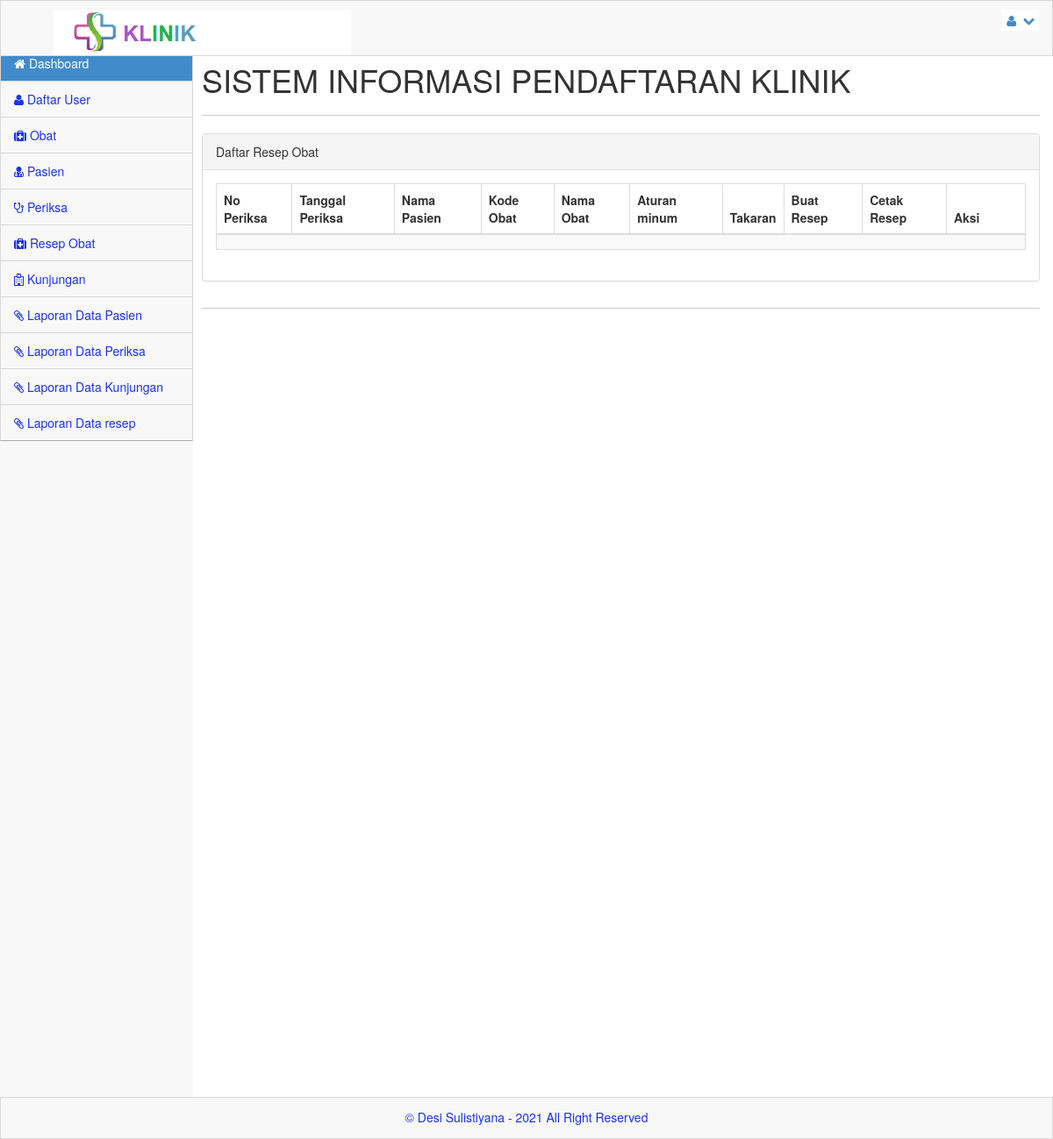
The app's page /admin/index.php?menu=resep_obat (signed in), older data.
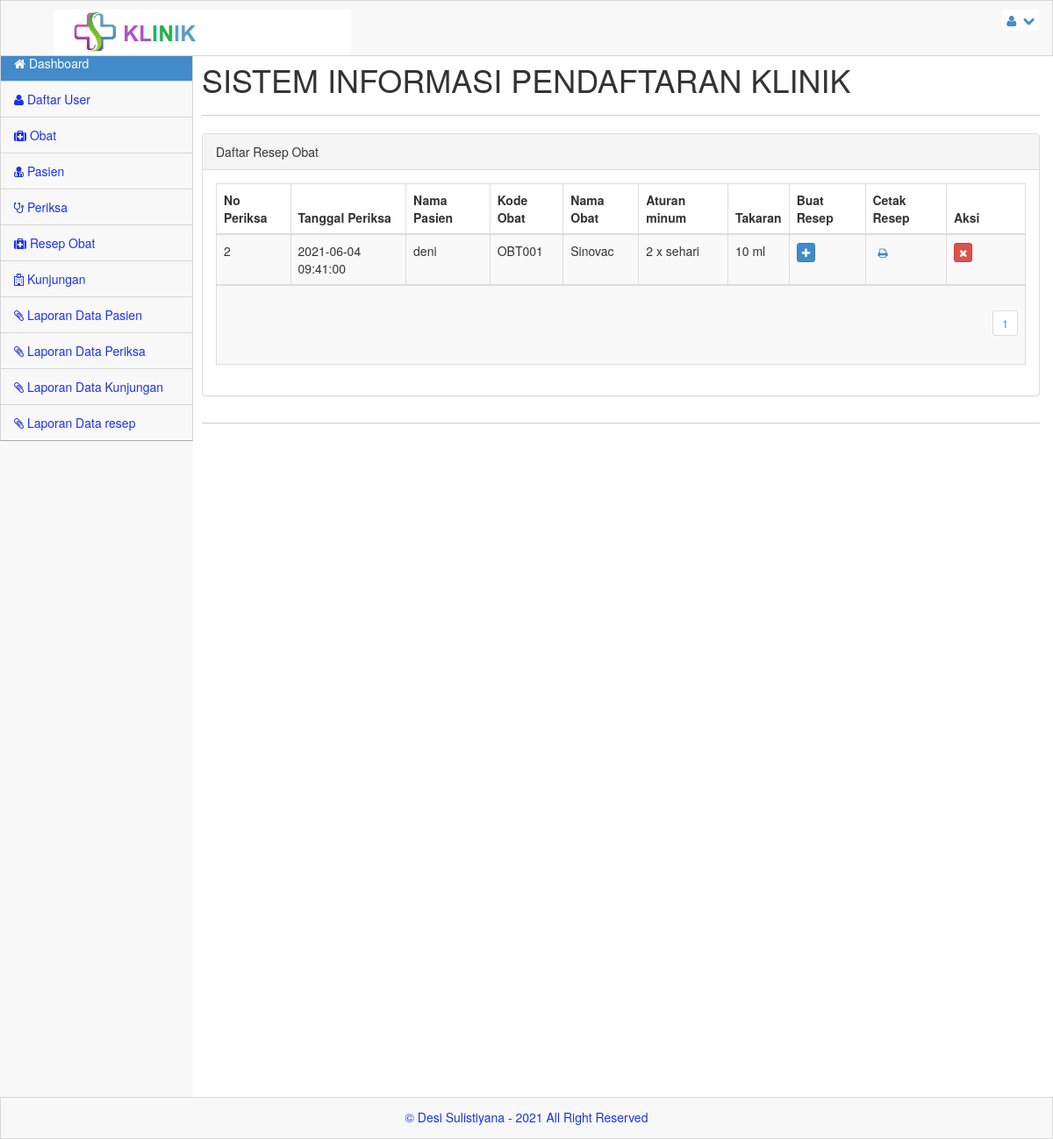
The same page, newer data.
### tables this page shows
CREATE TABLE `resep_obt` (
  `id_resep` int(11) NOT NULL,
  `no_kunjungan` int(10) DEFAULT NULL,
  `kd_obat` varchar(10) DEFAULT NULL,
  `aturan` text DEFAULT NULL,
  `takaran` varchar(30) DEFAULT NULL,
  `created_at` timestamp NULL DEFAULT current_timestamp(),
  `updated_at` timestamp NULL DEFAULT current_timestamp(),
  `deleted_at` timestamp NULL DEFAULT NULL
);

CREATE TABLE `pasien` (
  `no_rm` varchar(11) NOT NULL,
  `nm_pasien` varchar(300) NOT NULL,
  `j_kel` varchar(100) NOT NULL,
  `agama` varchar(100) NOT NULL,
  `alamat` varchar(300) NOT NULL,
  `tgl_lhr` date NOT NULL,
  `ktp` varchar(16) NOT NULL,
  `no_tlp` varchar(12) NOT NULL,
  `nm_kel` varchar(20) NOT NULL,
  `hub_kel` varchar(100) NOT NULL
);

CREATE TABLE `obat` (
  `kd_obat` varchar(10) NOT NULL,
  `nm_obat` varchar(30) NOT NULL,
  `ukuran` int(20) NOT NULL,
  `ket` varchar(30) NOT NULL,
  `created_at` timestamp NULL DEFAULT current_timestamp(),
  `update_at` timestamp NULL DEFAULT current_timestamp(),
  `delete_at` timestamp NULL DEFAULT NULL
);

### admin/resep_obat.php (shortened to what the changed rows need)
<?php if($_GET["cetak"] != null){
	include_once("../library/koneksi.php");
	$obtSql = "SELECT * FROM resep_obt LEFT JOIN obat ON obat.kd_obat = resep_obt.kd_obat WHERE id_resep ='".$_GET['cetak']."'";
	$result = mysqli_query($server,$obtSql) or die ("Query obat salah: ".mysqli_error());
	$data_obat= mysqli_fetch_assoc($result);
	$pasienSql = "SELECT * FROM kunjungan LEFT JOIN pasien ON pasien.no_rm=kunjungan.no_rm WHERE kunjungan.no_kunjungan = '".$data_obat['no_kunjungan']."'";
	$pasienResult = mysqli_query($server,$pasienSql) or die ("Query obat salah: ".mysqli_error());
	$data_pasien= mysqli_fetch_assoc($pasienResult);
	?>
	<style>
@media print
{
    .no-print, .no-print *
    {
        display: none !important;
    }
}
</style>
	<body onLoad="window.print();" >
	<div class="panel panel-default" >
	<button class="btn btn-primary no-print" onclick="window.print();">Cetak</button>
	<div class="panel-heading">
		Resep Obat
	</div>
	<div class="panel-body">
	<div class='summary'>
          <table class="table table-bordered table-hover">
            <tbody>
              <tr>
                <td class="left">
                  <strong>Nomer Periksa</strong>
                </td>
                <td class="right"><?php echo($data_obat['no_kunjungan']);?></td>
              </tr>
              <tr>
                <td class="left">
                  <strong>Nama Pasien</strong>
                </td>
                <td class="right"><?php echo($data_pasien["nm_pasien"]);?></td>
              </tr>
              <tr>
                <td class="left">
                  <strong>Nama Obat</strong>
                </td>
                <td class="right"><?php echo($data_obat['nm_obat']);?></td>
              </tr>
              <tr>
                <td class="left">
                  <strong>Aturan Minum</strong>
                </td>
                <td class="right"><?php echo($data_obat['aturan']);?></td>
              </tr>
			  <tr>
                <td class="left">
                  <strong>Takaran</strong>
                </td>
                <td class="right"><?php echo($data_obat['takaran']);?></td>
              </tr>
			  <tr>
                <td class="left">
                  <strong>Tanggal Periksa</strong>
                </td>
                <td class="right"><?php echo($data_obat['created_at']);?></td>
              </tr>
            </tbody>
          </table>
        </div>
	</div>
	<div>
	</div>
</div>
</body>
<?php }else{ ?>
<?php
$row = 20;
$hal = isset($_GET['hal']) ? $_GET['hal'] : 0;
$pageSql = "SELECT * FROM resep_obt";
$pageQry = mysqli_query($server,$pageSql) or die ("error paging: ".mysqli_error());
$jml	 = mysqli_num_rows($pageQry);
$max	 = ceil($jml/$row);
?>
<div class="panel panel-default">
	<div class="panel-heading">
		Daftar Resep Obat
	</div>
	<div class="panel-body">
		<div class="table-responsive">
			<table class="table table-striped table-bordered table-hover">
				<thead>
					<tr>
						<th>No Periksa</th>
						<th>Tanggal Periksa</th>
						<th>Nama Pasien</th>
						<th>Kode Obat</th>
						<th>Nama Obat</th>
						<th>Aturan minum</th>
						<th>Takaran</th>
						<th>Buat Resep</th>
						<th>Cetak Resep</th>
						<th width="90">Aksi</th>
					</tr>
				</thead>
			<?php
				$obtSql = "SELECT * FROM resep_obt ORDER BY no_kunjungan DESC LIMIT $hal, $row";
				$obtQry = mysqli_query($server,$obtSql)  or die ("Query Obat salah : ".mysqli_error());
				while ($obat = mysqli_fetch_array($obtQry)) {
			?>
				<tbody>
					<tr>
						<td><?php echo $obat['no_kunjungan'];?></td>
						<td><?php echo $obat['created_at'];?></td>
						<td>
							 <?php
							$pasienSql = "SELECT * FROM kunjungan LEFT JOIN pasien ON pasien.no_rm=kunjungan.no_rm WHERE kunjungan.no_kunjungan = '".$obat['no_kunjungan']."'";
							$pasienQry = mysqli_query($server,$pasienSql)  or die ("Query Obat salah : ".mysqli_error());
							$pasien = mysqli_fetch_assoc($pasienQry);
							echo $pasien['nm_pasien'];?>
							</td>
						<td><?php echo $obat['kd_obat'];?></td>
						<td><?php
						$d_obtSql = "SELECT * FROM obat WHERE kd_obat = '".$obat['kd_obat']."'";
						$d_obtQry = mysqli_query($server,$d_obtSql)  or die ("Query Obat salah : ".mysqli_error());
						$d_obt = mysqli_fetch_assoc($d_obtQry);
						echo $d_obt['nm_obat'];?>
						</td>
						<td><?php echo $obat['aturan'];?></td>
						<td><?php echo $obat['takaran'];?></td>
						<td><a href="?menu=resep_obat_edit&nmr=<?php echo $obat['no_kunjungan']; ?>" class="btn btn-xs btn-primary tipsy-kiri-atas" title="Buat Resep Obat" ><i class="icon-plus icon-white"></td>
						<td><a href="?menu=resep_obat&cetak=<?php echo $obat['id_resep']; ?>" class="btn btn-xs btn-green tipsy-kiri-atas" title="Cetak Resep Obat" onclick="return confirm('Anda akan mencetak resep obat kunjungan ke <?php echo $obat['no_kunjungan'];?> ?')"><i class="icon-print icon-white"></td>
						<td>
						  <div class='btn-group'>
						  <a href="?menu=resep_obat_del&aksi=hapus&nmr=<?php echo $obat['id_resep']; ?>" class="btn btn-xs btn-danger tipsy-kiri-atas" title="Hapus Data Ini" onclick="return confirm('ANDA YAKIN AKAN MENGHAPUS DATA PENTING INI ... ?')"><i class="icon-remove icon-white"></i></a>
						  </div>
						</td>
					</tr>
				</tbody>
			<?php } ?>
					<tr>
						<td colspan="10" align="right">
						<?php
						for($h = 1; $h <= $max; $h++){
							$list[$h] = $row*$h-$row;
							echo "<ul class='pagination pagination-sm'><li><a href='?menu=obat&hal=$list[$h]'>$h</a></li></ul>";
						}
						?></td>
					</tr>
			</table>
		</div>
	</div>
</div>
<?php }?>

Row changes from the older to the newer data that the page shows:
added resep_obt: no_kunjungan "2", created_at "2021-06-04 09:41:00", pasien.nm_pasien "deni", kd_obat "OBT001", obat.nm_obat "Sinovac", aturan "2 x sehari", takaran "10 ml"
Text that changed along with them:
new list line: "1"
